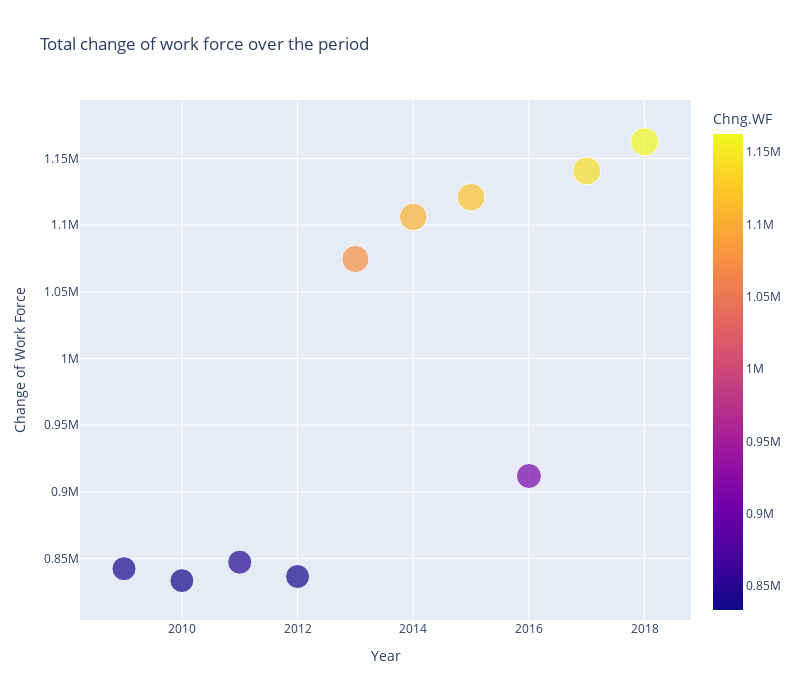

Notebook source saved alongside this figure:
### Code cell
fig=px.scatter(dfSc,y='Chng.WF',x=dfSc.index,color=dfSc['Chng.WF'],
           size=dfSc['Chng.WF'],hover_name=dfSc.index,title='Total change of work force over the period')
fig.update_layout(xaxis_title='Year',yaxis_title='Change of Work Force',height=700,width=800)

### Figure 1 — Plotly figure (JSON) as saved in the notebook; plotly's stock layout.template omitted (floating-point values rounded to 4 significant figures)
{"data": [{"hovertemplate": "<b>%{hovertext}</b><br><br>x=%{x}<br>Chng.WF=%{marker.color}<extra></extra>", "hovertext": [2009, 2010, 2011, 2012, 2013, 2014, 2015, 2016, 2017, 2018], "legendgroup": "", "marker": {"color": [842320, 833380, 847220, 836460, 1074610, 1106240, 1120980, 911860, 1140690, 1162520], "coloraxis": "coloraxis", "size": [842320, 833380, 847220, 836460, 1074610, 1106240, 1120980, 911860, 1140690, 1162520], "sizemode": "area", "sizeref": 2906.0, "symbol": "circle"}, "mode": "markers", "name": "", "showlegend": false, "type": "scatter", "x": [2009, 2010, 2011, 2012, 2013, 2014, 2015, 2016, 2017, 2018], "xaxis": "x", "y": [842320, 833380, 847220, 836460, 1074610, 1106240, 1120980, 911860, 1140690, 1162520], "yaxis": "y"}], "layout": {"coloraxis": {"colorbar": {"title": {"text": "Chng.WF"}}, "colorscale": [[0, "#0d0887"], [0.1111, "#46039f"], [0.2222, "#7201a8"], [0.3333, "#9c179e"], [0.4444, "#bd3786"], [0.5556, "#d8576b"], [0.6667, "#ed7953"], [0.7778, "#fb9f3a"], [0.8889, "#fdca26"], [1, "#f0f921"]]}, "height": 700, "legend": {"itemsizing": "constant", "tracegroupgap": 0}, "title": {"text": "Total change of work force over the period"}, "width": 800, "xaxis": {"anchor": "y", "domain": [0, 1], "title": {"text": "Year"}}, "yaxis": {"anchor": "x", "domain": [0, 1], "title": {"text": "Change of Work Force"}}}}
